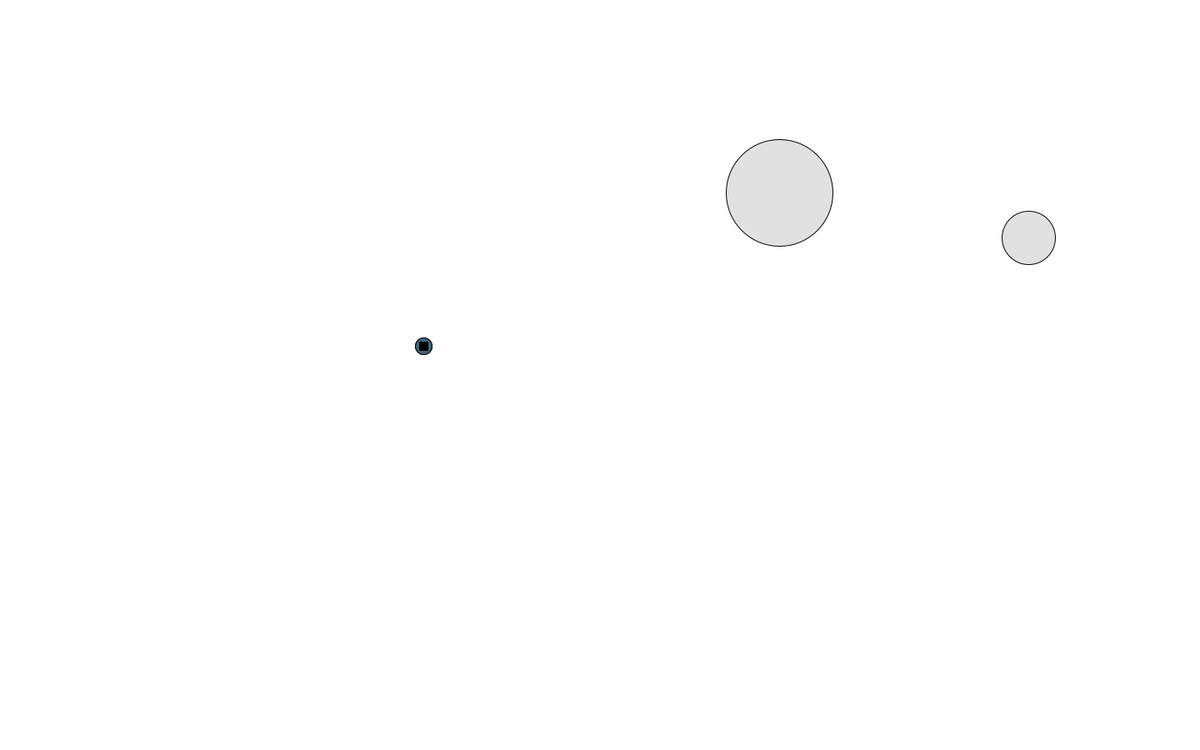
Frame 1 (no input)
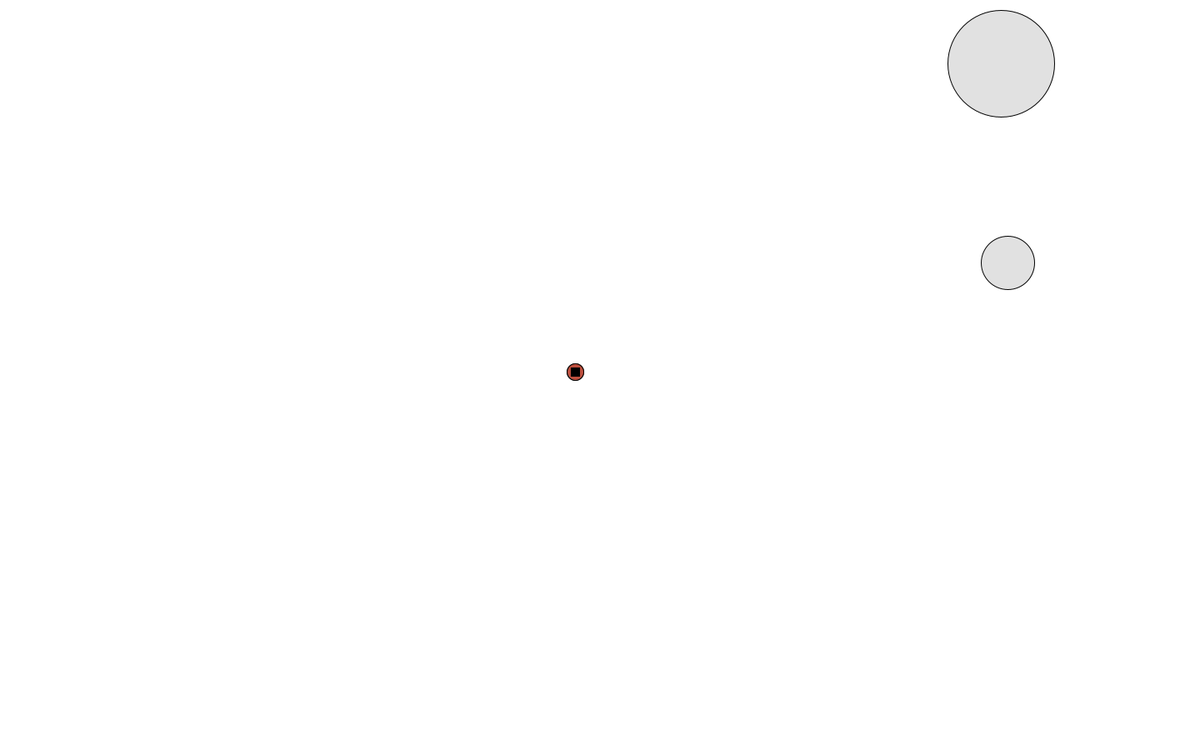
Frame 60 (the mouse pressed at the canvas centre just before this capture)
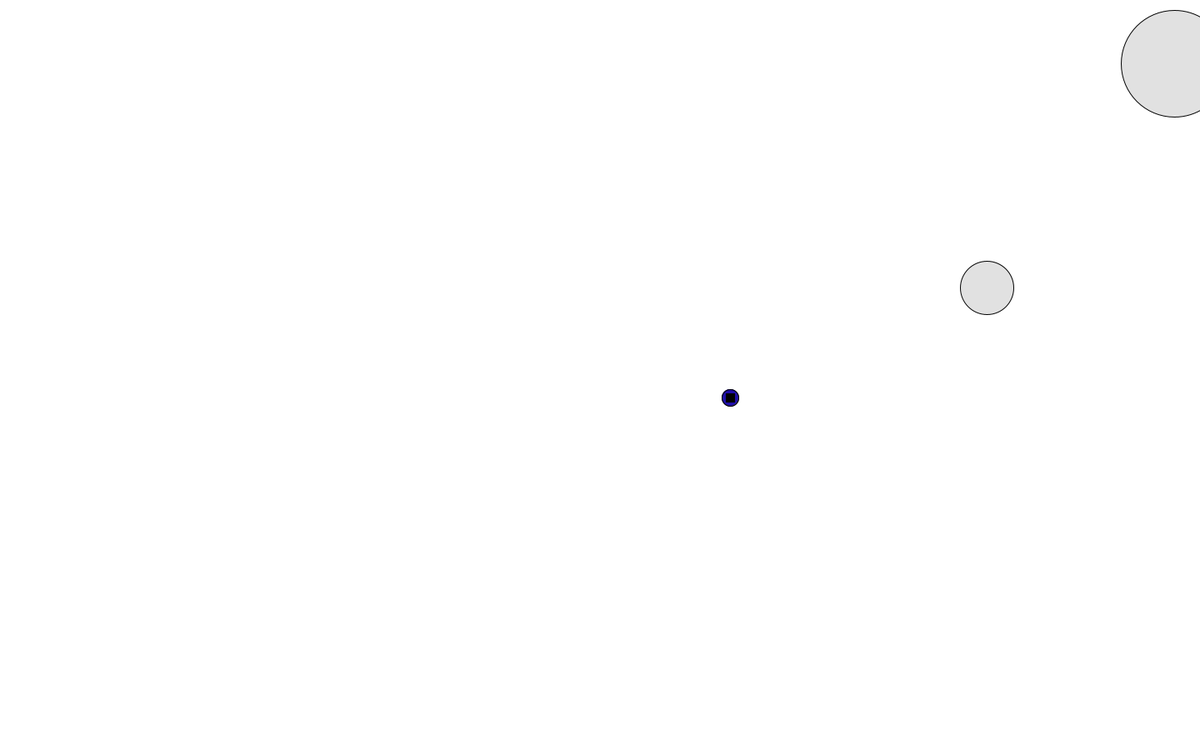
Frame 120 (the mouse held since frame 60 and released just before this capture)

The Processing sketch that drew these frames (run headless with seeded random() and noise(); from frame 60 on, the mouse is pressed at the canvas centre):

// Processing sketch: processing_705
// ── processing_705.pde

// TODO
// 1.) fire spreads from one exploding ball to another
// 2.) put balls to collide with in ArrayList
// 3.) point system - Point class?
// 4.) favorable collisions - run into certain things to get bigger?
// 5.) music

// Two ball variables
Ball ball1;
Ball ball2;
MrDude m;

void setup() {
  size(1440,900);
  smooth();

  // Initialize balls
  ball1 = new Ball(64);
  ball2 = new Ball(32);
  m = new MrDude();
}

void draw() {
  background(255);
  // Move and display balls
  ball1.move();
  ball2.move();
  m.move();
  m.display();

  if (ball1.intersect(m))
  {
    ball1.explode();

  }
  if(ball2.intersect(m)) {
    ball2.explode();
  }
  ball1.display();
  ball2.display();
}
//MR DUDE CLASS//////////////////////////////////////////
class MrDude
extends Ball
{
  float xpos, ypos, xspeed, yspeed, radius, acc, maxSpeed;

  MrDude()
  {
    super(40);
    radius = 10;
    xpos = random( width-(radius+1) ) + radius;
    ypos = random( height-(radius+1) ) + radius;
    xspeed = random( 5 );
    yspeed = random( 5 );
    acc = .5;
    maxSpeed = 3;
  }

  void checkBoundaries()
  {
    boolean hitRight, hitLeft, hitTop, hitBottom;
    boolean pastRight, pastLeft, pastTop, pastBottom;
    float xnew, ynew;

    hitRight = xpos + radius > width;
    hitLeft = xpos - radius < 0;
    hitBottom = ypos + radius > height;
    hitTop = ypos - radius < 0;
    pastRight = xpos - radius > width;
    pastBottom = ypos - radius > height;
    pastTop = ypos + radius < 0;
    pastLeft = xpos + radius < 0;

    xnew = xpos;
    ynew = ypos;
    if( hitRight )
    {
      xnew = xpos-width;
    }
    if( hitBottom )
    {
      ynew = ypos - height;
    }
    if( hitLeft )
    {
      xnew = xpos + width;
    }
    if( hitTop )
    {
      ynew = ypos + height;
    }
    if( hitTop || hitRight || hitBottom || hitLeft )
    {
      pushMatrix();
      float xtemp = xpos;
      float ytemp = ypos;
      xpos = xnew;
      ypos = ynew;
      display();
      xpos = xtemp;
      ypos = ytemp;
      popMatrix();
    }
    if( pastRight || pastBottom || pastTop || pastLeft )
    {
      xpos = xnew;
      ypos = ynew;
    }
  }

  void handleKeypresses()
  {
    if( keyPressed )
    {
      if( key == CODED )
      {
        if( keyCode == UP )
        {
          yspeed = constrain( yspeed - acc, -maxSpeed, maxSpeed );
        }
        if( keyCode == DOWN )
        {
          yspeed = constrain( yspeed + acc, -maxSpeed, maxSpeed );
        }
        if( keyCode == RIGHT )
        {
          xspeed = constrain( xspeed +acc, -maxSpeed, maxSpeed );
        }
        if( keyCode == LEFT )
        {
          xspeed = constrain( xspeed -acc, -maxSpeed, maxSpeed );
        }
      }
    }
  }

  void move()
  {
    x = xpos;
    y = ypos;
    handleKeypresses();
    xpos += xspeed;
    ypos += yspeed;
    checkBoundaries();
    display();
  }

  void display()
  {

    ellipseMode(CENTER);
    rectMode(CENTER);
    fill( random( 255 ), random( 255 ), random( 255 ) );
    ellipse( xpos, ypos, 2*radius, 2*radius );
    fill( 0 );
    rect( xpos, ypos, radius, radius );
    println("this is the x speed"+xspeed);
    println("this is the y speed"+yspeed);
    e.display(xpos,ypos);
  }

}

// Learning Processing
// Daniel Shiffman
// http://www.learningprocessing.com

// Example 10-3: Bouncing ball with intersection

class Ball {

  Explosion e;
  float r; // radius
  float x,y;
  float xspeed,yspeed;
  color c = color(100,50);
  boolean displaying;
  int finish;
  int start;
  float duration;
 

  // Constructor
  Ball(float tempR) {
    r = tempR;
    duration = 8;
    start = 0;
    finish = 0;
    e = new Explosion(10,1);   
    x = random(width);
    y = random(height);
    xspeed = random( -5,5);
    yspeed = random( -5,5);
    displaying = true;
  }

  void move() {
    x += xspeed; // Increment x
    y += yspeed; // Increment y

    // Check horizontal edges
    if (x > width || x < 0) {
      xspeed *= - 1;
    }

    // Check vertical edges
    if (y > height || y < 0) {
      yspeed *= - 1;
    }
  }

  // Whenever the balls are touching, this explode() function is called
  // and the color is darkened.
  void explode() {
    if(displaying)
    {
    e.start();
    start = millis();
    finish = start + int(duration)*1000;
    }
  }

  // Draw the ball
  void display() {
    displaying = millis() > finish;
    if(displaying)
    {
    stroke(0);
    fill(c);
    ellipse(x,y,r*2,r*2);
    // After the ball is displayed, the color is reset back to a darker gray.
    c = color(100,50);
    }
    e.display(x, y);
  }

  // A function that returns true or false based on whether two circles intersect
  // If distance is less than the sum of radii the circles touch
  boolean intersect(Ball b) {

    // Objects can be passed into functions as arguments too!
    float distance = dist(x,y,b.x,b.y); // Calculate distance

    // Compare distance to sum of radii
    if (distance < r + b.r) {
      /*if( b instanceof MrDude )
       {
       displaying = false;
       }*/
      return true;
    }
    else {
      return false;
    }
  }
}


class Explosion
{

  float radius, duration;
  int start, finish;
  boolean isExploding;
  float percent;

  Explosion( float radius, float seconds )
  {
    this.radius = radius*2;
    duration = seconds * 1000;
  }

  void start()
  {
    if( !isExploding )
    {
      radius = 0;
      start = millis();
      finish = int(start + duration);
    }
  }

  void display( float xPos, float yPos )
  {
    isExploding = millis() < finish;
    if( isExploding )
    {
      percent = norm( millis(), start, finish );
      int r = (int)lerp( 0, radius, percent );
      pushMatrix();
      pushStyle();
      jamesSafeBufferZone( xPos, yPos );
      popStyle();
      popMatrix();
    }
  }
 
    void jamesSafeBufferZone( float xPos, float yPos )
  {
    int a = 0;


    radius += 5;
    radius = constrain(radius,0,3);
    for (int i = 30; i > 0; i--)
    {
         fill(random(255),random(255),random(255),a);
    strokeWeight(1);
    stroke(random(255),random(255),random(255),a);
      ellipse(xPos,yPos,radius*i*3,radius*i*3);
      a += 20;
    }
  }
 
}
